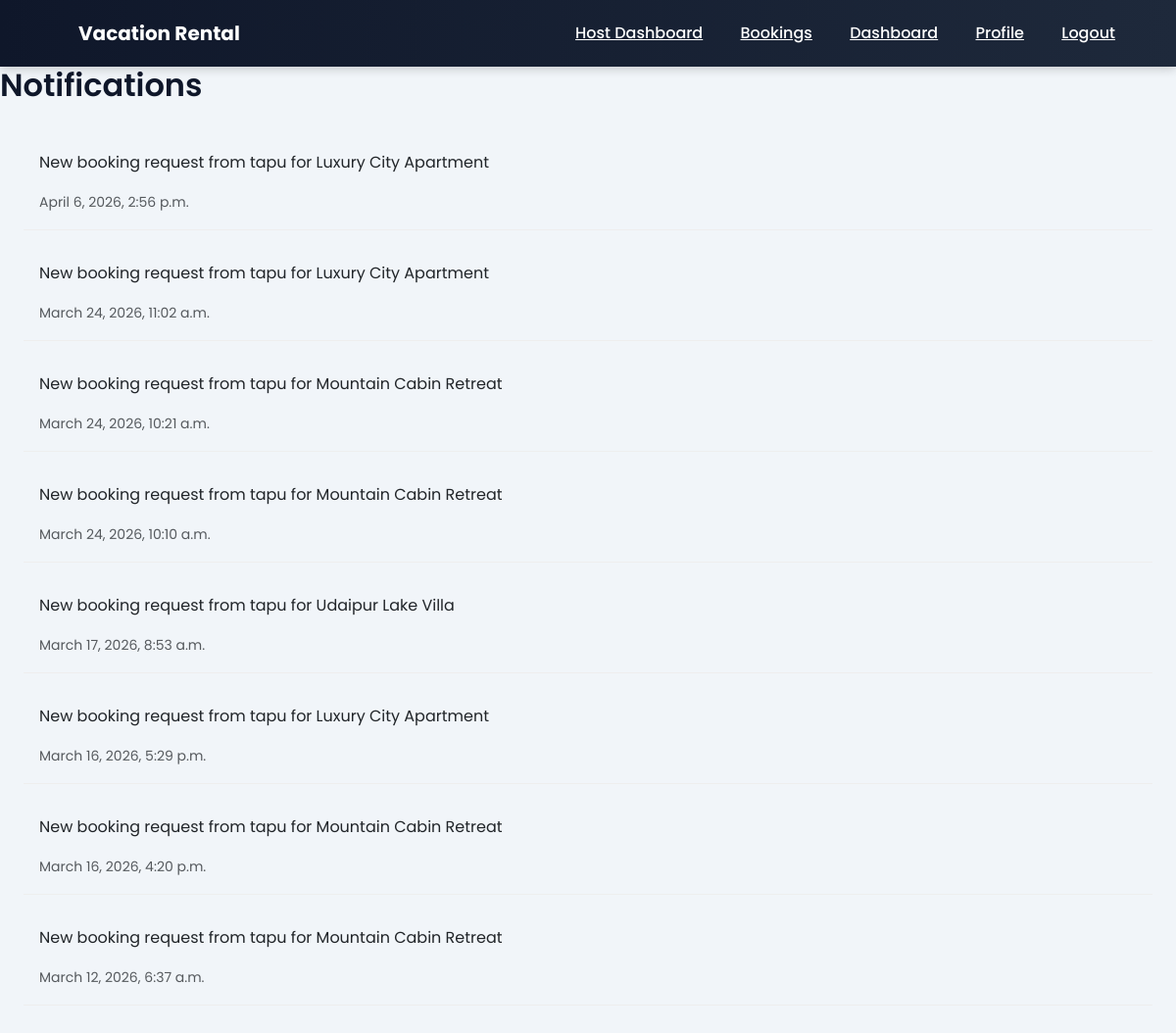
/notifications/ (signed in), run on the app's committed database.
### messaging/models.py (models this page shows, shortened)
class Notification(models.Model):
    user = models.ForeignKey(User, on_delete=models.CASCADE)
    message = models.TextField()
    is_read = models.BooleanField(default=False)
    created_at = models.DateTimeField(auto_now_add=True)

### messaging/views.py (the view)
# urls.py: path('notifications/', views.notifications, name='notifications'),
@login_required
def notifications(request):
    notifications = Notification.objects.filter(user=request.user).order_by('-created_at')
    return render(request, 'notifications.html', {'notifications': notifications})

### templates/notifications.html
{% extends "base.html" %}
{% block content %}
<div class="dashboard-container">
<h2 class="dashboard-title">Notifications</h2>
<div class="booking-card p-4">
{% for n in notifications %}
<div class="mb-3 p-3" style="border-bottom:1px solid #eee;">
<p>{{ n.message }}</p>
<small class="text-muted">{{ n.created_at }}</small>
</div>
{% empty %}
<p>No notifications</p>
{% endfor %}
</div>
</div>
{% endblock %}

### static/css/style.css (style rules this page uses)
body { font-family: 'Poppins', sans-serif; margin:0; padding:0; background:#f1f5f9; }
h1,h2,h3,h4 { font-weight:600; color:#0f172a; }
h2 { font-weight:600; }

### data on the page
Notification: message "New booking request from tapu for Luxury City Apartment", created_at "April 6, 2026, 2:56 p.m."
Notification: message "New booking request from tapu for Luxury City Apartment", created_at "March 24, 2026, 11:02 a.m."
Notification: message "New booking request from tapu for Mountain Cabin Retreat", created_at "March 24, 2026, 10:21 a.m."
Notification: message "New booking request from tapu for Mountain Cabin Retreat", created_at "March 24, 2026, 10:10 a.m."
Notification: message "New booking request from tapu for Udaipur Lake Villa", created_at "March 17, 2026, 8:53 a.m."
Notification: message "New booking request from tapu for Luxury City Apartment", created_at "March 16, 2026, 5:29 p.m."
Notification: message "New booking request from tapu for Mountain Cabin Retreat", created_at "March 16, 2026, 4:20 p.m."
Notification: message "New booking request from tapu for Mountain Cabin Retreat", created_at "March 12, 2026, 6:37 a.m."
